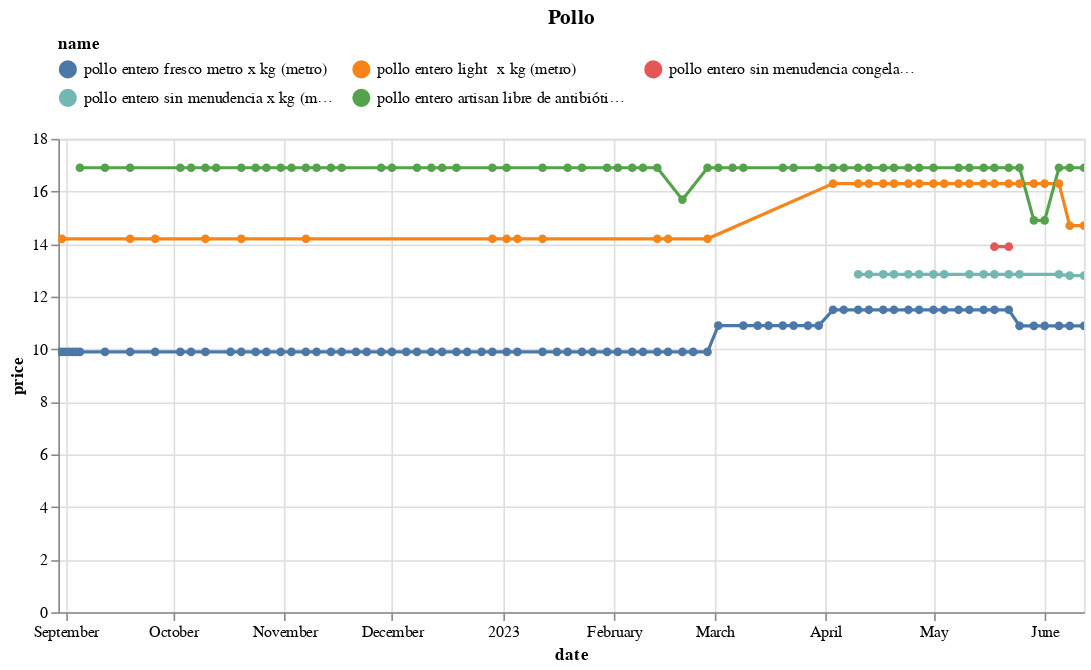

Notebook code cell kept with this figure:
### Code cell
(df
 .loc[df.name.isin(names)]
 .pipe(alt.Chart)
 .mark_line(point=True)
 .encode(x='date', y='price', color='name', tooltip=['name','price'])
 .properties(width=650, title='Pollo')
 .interactive()
 .configure_legend(orient='top', columns=3)
)

### Figure 1 — Vega-Lite specification as saved in the notebook (floating-point values rounded to 4 significant figures; data arrays with more than 128 entries replaced by an {"elided": "..."} marker saying what was removed)
{"config": {"view": {"continuousWidth": 300, "continuousHeight": 300}, "legend": {"columns": 3, "orient": "top"}}, "data": {"name": "data-0f3cf1420f9639a7f859ff748aa42a89"}, "mark": {"type": "line", "point": true}, "encoding": {"color": {"field": "name", "type": "nominal"}, "tooltip": [{"field": "name", "type": "nominal"}, {"field": "price", "type": "quantitative"}], "x": {"field": "date", "type": "temporal"}, "y": {"field": "price", "type": "quantitative"}}, "params": [{"name": "param_13", "select": {"type": "interval", "encodings": ["x", "y"]}, "bind": "scales"}], "title": "Pollo", "width": 650, "$schema": "https://vega.github.io/schema/vega-lite/v5.8.0.json", "datasets": {"data-0f3cf1420f9639a7f859ff748aa42a89": {"elided": "192 records"}}}
